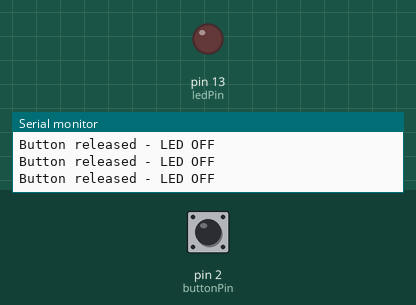
Bench run of a sketch on a simulated Arduino Uno, built with avr-gcc and run on an emulated ATmega328P. Shown: output pins drawn as LEDs (lit = HIGH), the last lines printed to the serial monitor. The inputs (shaded band) are chosen by the test bench; at power-on: pin 2 (buttonPin) HIGH.

Above: at 2.8 s.
2.9 s: pin 2 (buttonPin) pulled LOW for 1.2 s
At 3.4 s:
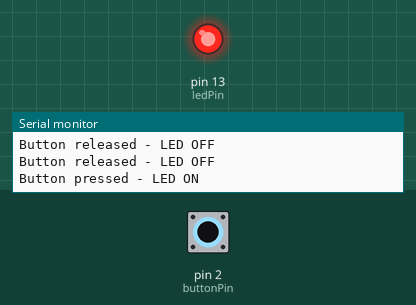
6.5 s: pin 2 (buttonPin) pulled LOW for 3.2 s
At 11.1 s:
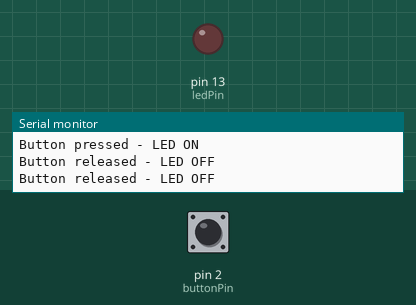
Timing chart, 0 to 12.6 s (numbered marks = the images above; inputs shaded):
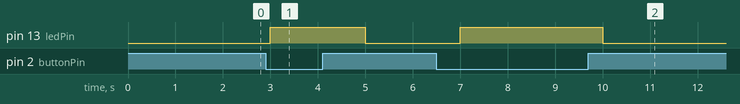

Measured:
- after the input at 2.9 s, pin 13 (ledPin): LOW → HIGH after 0.10 s, → LOW 2.0 s later
- after the input at 6.5 s, pin 13 (ledPin): LOW → HIGH after 0.50 s, → LOW 3.0 s later

The sketch:

sketch.ino
```cpp
const int buttonPin = 2;
const int ledPin = 13;

int buttonState = 0;

void setup() {
  pinMode(ledPin, OUTPUT);
  pinMode(buttonPin, INPUT_PULLUP);  // internal pull-up: pin reads HIGH when not pressed
  Serial.begin(9600);
}

void loop() {
  buttonState = digitalRead(buttonPin);

  if (buttonState == LOW) {
    digitalWrite(ledPin, HIGH);
    Serial.println("Button pressed - LED ON");
  } else {
    digitalWrite(ledPin, LOW);
    Serial.println("Button released - LED OFF");
  }

  delay(1000);
}
```
